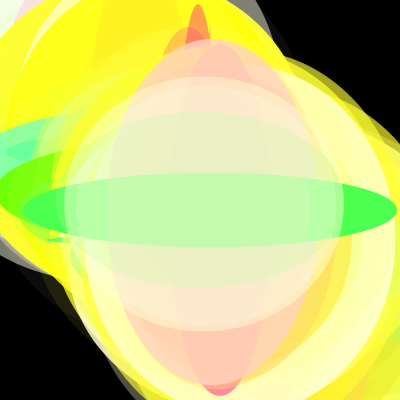
Frame 1 (no input)
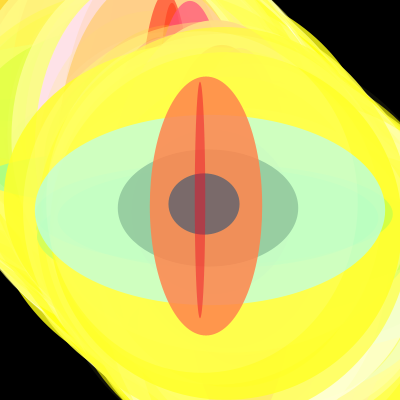
Frame 60 (the mouse pressed at the canvas centre just before this capture)
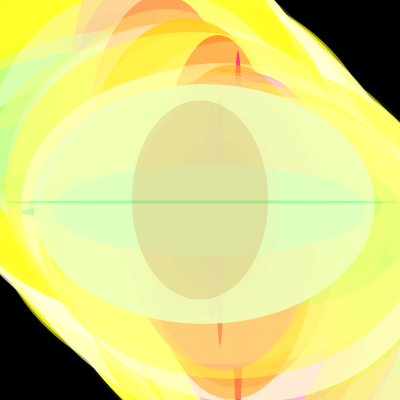
Frame 120 (the mouse held since frame 60 and released just before this capture)

The Processing sketch that drew these frames (run headless with seeded random() and noise(); from frame 60 on, the mouse is pressed at the canvas centre):

// Processing sketch: processing_61741
// ── processing_61741.pde


void setup(){
  size(400, 400);
  background(0);
  smooth();
}
void draw(){
  frameRate(30);
for (int i=0; i<=400; i++){
  womp(i, i++);
}
for (int i=400; i>=200; i--){
  womp (i, i--);
}
}

void womp (int x, int y){
  float r=random(400);
  float j=random(400);
  float k=random(255);
  float l=random(255);
  noStroke();
  fill(j, r, l, k);
  ellipse(x, y, r, j);
}
